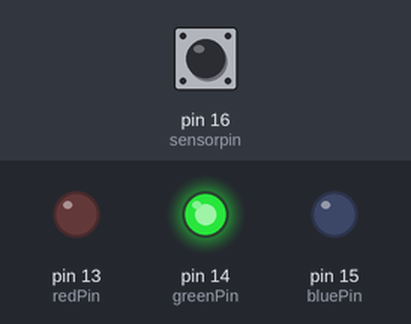
Recording of a sketch running on a simulated Arduino Uno, built with avr-gcc and run on an emulated ATmega328P. On the bench: output pins drawn as LEDs (lit = HIGH). Dashed ring = blinking. Inputs (shaded band) come from the test bench; at power-on: pin 16 (sensorpin) LOW. What the sketch prints to the serial monitor is not drawn.

Above: at 1.2 s.
1.3 s: pin 16 (sensorpin) driven HIGH
At 2.5 s:
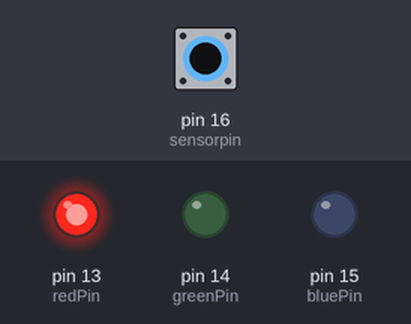
2.8 s: pin 16 (sensorpin) driven LOW
At 3.6 s:
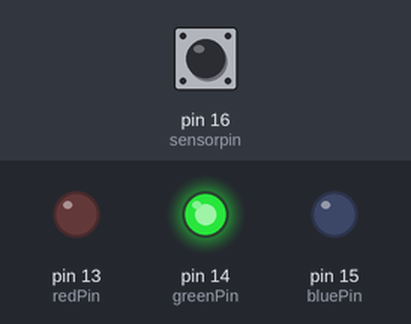
4.3 s: pin 16 (sensorpin) pulsed HIGH 2 times (0.12 s each, 0.3 s apart)
At 4.51 s:
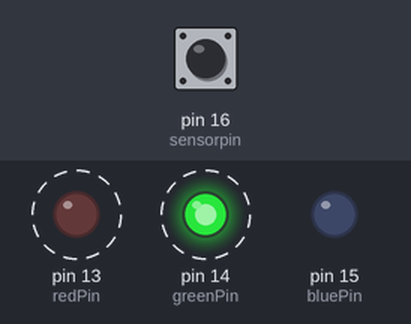
7.9 s: pin 16 (sensorpin) pulsed HIGH 5 times (0.12 s each, 0.3 s apart)
At 10.4 s:
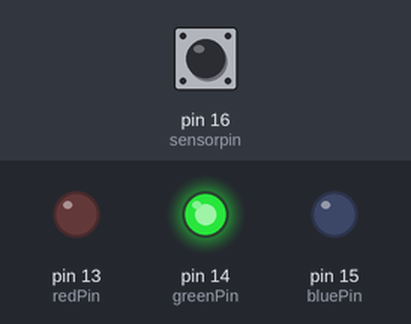
Timing chart, 0 to 11.9 s (numbered marks = the images above; inputs shaded):
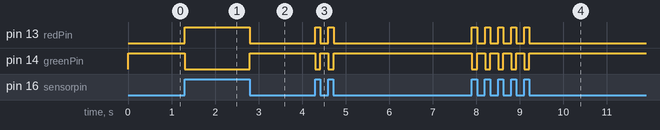

Measured:
- after the input at 1.3 s, pin 13 (redPin): LOW → HIGH at once; pin 14 (greenPin): HIGH → LOW at once
- after the input at 2.8 s, pin 13 (redPin): HIGH → LOW at once; pin 14 (greenPin): LOW → HIGH at once
- after the input at 4.3 s, pin 13 (redPin): alternates HIGH for 0.12 s and LOW for 0.18 s, 4 changes in all, then stays LOW, starting at once; pin 14 (greenPin): alternates HIGH for 0.18 s and LOW for 0.12 s, 4 changes in all, then stays HIGH, starting at once
- after the input at 7.9 s, pin 13 (redPin): alternates HIGH for 0.12 s and LOW for 0.18 s, 10 changes in all, then stays LOW, starting at once; pin 14 (greenPin): alternates HIGH for 0.18 s and LOW for 0.12 s, 10 changes in all, then stays HIGH, starting at once

The sketch:

pirsensor.ino
```cpp
const int sensorpin = 16;
const int redPin = 13;
const int greenPin = 14;
const int bluePin = 15;
int state = 0;

void setup() {
  // put your setup code here, to run once:
  pinMode(sensorpin, INPUT);
  Serial.begin(115200);

}

void loop() {
  // put your main code here, to run repeatedly:
  state = digitalRead(sensorpin);
  if (state == HIGH) {
    Serial.println("MOTION DETECTED");
    color(255,0,0);
  }
  else {
    Serial.println("all clear");
    color(0,255,0);
  }
}


void color (unsigned char red, unsigned char green, unsigned char blue)
{
  analogWrite(redPin, red);
  analogWrite(greenPin, green);
  analogWrite(bluePin, blue);
}
```
